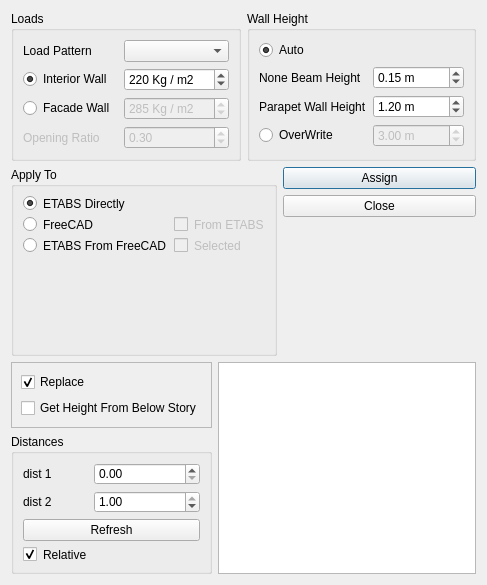
<?xml version="1.0" encoding="UTF-8"?>
<ui version="4.0">
 <class>Dialog</class>
 <widget class="QDialog" name="Dialog">
  <property name="geometry">
   <rect>
    <x>0</x>
    <y>0</y>
    <width>487</width>
    <height>585</height>
   </rect>
  </property>
  <property name="windowTitle">
   <string>Assign Wall Loads on Frames</string>
  </property>
  <property name="windowIcon">
   <iconset>
    <normaloff>:/assigns/images/brick-wall.svg</normaloff>:/assigns/images/brick-wall.svg</iconset>
  </property>
  <property name="styleSheet">
   <string notr="true"/>
  </property>
  <layout class="QVBoxLayout" name="verticalLayout_4">
   <item>
    <layout class="QHBoxLayout" name="horizontalLayout_3">
     <item>
      <widget class="QGroupBox" name="groupBox_4">
       <property name="title">
        <string>Loads</string>
       </property>
       <layout class="QGridLayout" name="gridLayout_3">
        <item row="0" column="0">
         <widget class="QLabel" name="label">
          <property name="text">
           <string>Load Pattern</string>
          </property>
         </widget>
        </item>
        <item row="0" column="1">
         <widget class="QComboBox" name="loadpat"/>
        </item>
        <item row="1" column="0">
         <widget class="QRadioButton" name="interior_wall_radiobutton">
          <property name="text">
           <string>Interior Wall</string>
          </property>
          <property name="checked">
           <bool>true</bool>
          </property>
         </widget>
        </item>
        <item row="1" column="1">
         <widget class="QSpinBox" name="mass">
          <property name="suffix">
           <string> Kg / m2</string>
          </property>
          <property name="minimum">
           <number>1</number>
          </property>
          <property name="maximum">
           <number>10000</number>
          </property>
          <property name="singleStep">
           <number>10</number>
          </property>
          <property name="value">
           <number>220</number>
          </property>
         </widget>
        </item>
        <item row="2" column="0">
         <widget class="QRadioButton" name="facade_wall_radiobutton">
          <property name="text">
           <string>Facade Wall</string>
          </property>
         </widget>
        </item>
        <item row="2" column="1">
         <widget class="QSpinBox" name="facade_wall_mass">
          <property name="enabled">
           <bool>false</bool>
          </property>
          <property name="suffix">
           <string> Kg / m2</string>
          </property>
          <property name="minimum">
           <number>1</number>
          </property>
          <property name="maximum">
           <number>10000</number>
          </property>
          <property name="singleStep">
           <number>10</number>
          </property>
          <property name="value">
           <number>285</number>
          </property>
         </widget>
        </item>
        <item row="3" column="0">
         <widget class="QLabel" name="opening_label">
          <property name="enabled">
           <bool>false</bool>
          </property>
          <property name="text">
           <string>Opening Ratio</string>
          </property>
         </widget>
        </item>
        <item row="3" column="1">
         <widget class="QDoubleSpinBox" name="opening_ratio">
          <property name="enabled">
           <bool>false</bool>
          </property>
          <property name="maximum">
           <double>1.000000000000000</double>
          </property>
          <property name="singleStep">
           <double>0.100000000000000</double>
          </property>
          <property name="value">
           <double>0.300000000000000</double>
          </property>
         </widget>
        </item>
       </layout>
      </widget>
     </item>
     <item>
      <widget class="QGroupBox" name="groupBox">
       <property name="title">
        <string>Wall Height</string>
       </property>
       <layout class="QGridLayout" name="gridLayout">
        <item row="1" column="0">
         <widget class="QLabel" name="none_beam_label">
          <property name="text">
           <string>None Beam Height</string>
          </property>
         </widget>
        </item>
        <item row="2" column="0">
         <widget class="QLabel" name="parapet_wall_height_label">
          <property name="text">
           <string>Parapet Wall Height</string>
          </property>
         </widget>
        </item>
        <item row="0" column="0" colspan="2">
         <widget class="QRadioButton" name="auto_height">
          <property name="text">
           <string>Auto</string>
          </property>
          <property name="checked">
           <bool>true</bool>
          </property>
         </widget>
        </item>
        <item row="2" column="1">
         <widget class="QDoubleSpinBox" name="parapet_wall_height">
          <property name="prefix">
           <string/>
          </property>
          <property name="suffix">
           <string> m</string>
          </property>
          <property name="minimum">
           <double>0.000000000000000</double>
          </property>
          <property name="maximum">
           <double>5.000000000000000</double>
          </property>
          <property name="singleStep">
           <double>0.100000000000000</double>
          </property>
          <property name="value">
           <double>1.200000000000000</double>
          </property>
         </widget>
        </item>
        <item row="1" column="1">
         <widget class="QDoubleSpinBox" name="none_beam_h">
          <property name="prefix">
           <string/>
          </property>
          <property name="suffix">
           <string> m</string>
          </property>
          <property name="minimum">
           <double>0.000000000000000</double>
          </property>
          <property name="maximum">
           <double>1.000000000000000</double>
          </property>
          <property name="singleStep">
           <double>0.100000000000000</double>
          </property>
          <property name="value">
           <double>0.150000000000000</double>
          </property>
         </widget>
        </item>
        <item row="3" column="0">
         <widget class="QRadioButton" name="override_height">
          <property name="text">
           <string>OverWrite</string>
          </property>
          <property name="checked">
           <bool>false</bool>
          </property>
         </widget>
        </item>
        <item row="3" column="1">
         <widget class="QDoubleSpinBox" name="user_height">
          <property name="enabled">
           <bool>false</bool>
          </property>
          <property name="prefix">
           <string/>
          </property>
          <property name="suffix">
           <string> m</string>
          </property>
          <property name="minimum">
           <double>0.100000000000000</double>
          </property>
          <property name="maximum">
           <double>20.000000000000000</double>
          </property>
          <property name="singleStep">
           <double>0.100000000000000</double>
          </property>
          <property name="value">
           <double>3.000000000000000</double>
          </property>
         </widget>
        </item>
       </layout>
      </widget>
     </item>
    </layout>
   </item>
   <item>
    <layout class="QHBoxLayout" name="horizontalLayout_2">
     <item>
      <widget class="QGroupBox" name="apply_to_groupbox">
       <property name="styleSheet">
        <string notr="true">border-color: rgb(0, 0, 0);</string>
       </property>
       <property name="title">
        <string>Apply To</string>
       </property>
       <layout class="QFormLayout" name="formLayout_2">
        <item row="3" column="0">
         <widget class="QRadioButton" name="freecad_button">
          <property name="text">
           <string>FreeCAD</string>
          </property>
          <property name="icon">
           <iconset>
            <normaloff>:/civiltools/images/freecad.svg</normaloff>:/civiltools/images/freecad.svg</iconset>
          </property>
          <property name="iconSize">
           <size>
            <width>20</width>
            <height>20</height>
           </size>
          </property>
          <property name="shortcut">
           <string>Ctrl+S</string>
          </property>
          <property name="checked">
           <bool>false</bool>
          </property>
         </widget>
        </item>
        <item row="3" column="1">
         <widget class="QCheckBox" name="get_from_etabs_draw_on_freecad">
          <property name="enabled">
           <bool>false</bool>
          </property>
          <property name="text">
           <string>From ETABS</string>
          </property>
         </widget>
        </item>
        <item row="0" column="0">
         <widget class="QRadioButton" name="etabs_button">
          <property name="text">
           <string>ETABS Directly</string>
          </property>
          <property name="icon">
           <iconset>
            <normaloff>:/civiltools/images/etabs.png</normaloff>:/civiltools/images/etabs.png</iconset>
          </property>
          <property name="iconSize">
           <size>
            <width>20</width>
            <height>20</height>
           </size>
          </property>
          <property name="shortcut">
           <string>Ctrl+S</string>
          </property>
          <property name="checked">
           <bool>true</bool>
          </property>
         </widget>
        </item>
        <item row="5" column="1">
         <widget class="QCheckBox" name="selected_wall">
          <property name="enabled">
           <bool>false</bool>
          </property>
          <property name="text">
           <string>Selected</string>
          </property>
         </widget>
        </item>
        <item row="5" column="0">
         <widget class="QRadioButton" name="etabs_from_freecad_button">
          <property name="text">
           <string>ETABS From FreeCAD</string>
          </property>
          <property name="icon">
           <iconset>
            <normaloff>:/civiltools/images/etabs.png</normaloff>:/civiltools/images/etabs.png</iconset>
          </property>
          <property name="iconSize">
           <size>
            <width>20</width>
            <height>20</height>
           </size>
          </property>
          <property name="shortcut">
           <string>Ctrl+S</string>
          </property>
         </widget>
        </item>
       </layout>
      </widget>
     </item>
     <item>
      <layout class="QVBoxLayout" name="verticalLayout_3">
       <item>
        <widget class="QPushButton" name="assign_button">
         <property name="mouseTracking">
          <bool>false</bool>
         </property>
         <property name="text">
          <string>Assign</string>
         </property>
         <property name="icon">
          <iconset>
           <normaloff>:/civiltools/images/etabs.png</normaloff>:/civiltools/images/etabs.png</iconset>
         </property>
         <property name="iconSize">
          <size>
           <width>60</width>
           <height>60</height>
          </size>
         </property>
        </widget>
       </item>
       <item>
        <widget class="QPushButton" name="cancel_button">
         <property name="mouseTracking">
          <bool>false</bool>
         </property>
         <property name="text">
          <string>Close</string>
         </property>
         <property name="icon">
          <iconset>
           <normaloff>:/civiltools/images/cancel.svg</normaloff>:/civiltools/images/cancel.svg</iconset>
         </property>
         <property name="iconSize">
          <size>
           <width>60</width>
           <height>60</height>
          </size>
         </property>
        </widget>
       </item>
       <item>
        <spacer name="verticalSpacer">
         <property name="orientation">
          <enum>Qt::Vertical</enum>
         </property>
         <property name="sizeHint" stdset="0">
          <size>
           <width>20</width>
           <height>40</height>
          </size>
         </property>
        </spacer>
       </item>
      </layout>
     </item>
    </layout>
   </item>
   <item>
    <layout class="QHBoxLayout" name="horizontalLayout">
     <item>
      <layout class="QVBoxLayout" name="verticalLayout_2">
       <item>
        <widget class="QFrame" name="frame">
         <property name="frameShape">
          <enum>QFrame::StyledPanel</enum>
         </property>
         <property name="frameShadow">
          <enum>QFrame::Raised</enum>
         </property>
         <layout class="QFormLayout" name="formLayout_3">
          <item row="0" column="0" colspan="2">
           <widget class="QCheckBox" name="replace">
            <property name="text">
             <string>Replace</string>
            </property>
            <property name="checked">
             <bool>true</bool>
            </property>
           </widget>
          </item>
          <item row="1" column="0" colspan="2">
           <widget class="QCheckBox" name="height_from_below">
            <property name="text">
             <string>Get Height From Below Story</string>
            </property>
            <property name="checked">
             <bool>false</bool>
            </property>
           </widget>
          </item>
         </layout>
        </widget>
       </item>
       <item>
        <widget class="QGroupBox" name="groupBox_2">
         <property name="styleSheet">
          <string notr="true">border-color: rgb(0, 0, 0);</string>
         </property>
         <property name="title">
          <string>Distances</string>
         </property>
         <property name="flat">
          <bool>false</bool>
         </property>
         <property name="checkable">
          <bool>false</bool>
         </property>
         <property name="checked">
          <bool>false</bool>
         </property>
         <layout class="QFormLayout" name="formLayout">
          <item row="0" column="0">
           <widget class="QLabel" name="label_3">
            <property name="text">
             <string>dist 1</string>
            </property>
           </widget>
          </item>
          <item row="0" column="1">
           <widget class="QDoubleSpinBox" name="dist1">
            <property name="maximum">
             <double>1.000000000000000</double>
            </property>
           </widget>
          </item>
          <item row="1" column="0">
           <widget class="QLabel" name="label_4">
            <property name="text">
             <string>dist 2</string>
            </property>
           </widget>
          </item>
          <item row="1" column="1">
           <widget class="QDoubleSpinBox" name="dist2">
            <property name="maximum">
             <double>1.000000000000000</double>
            </property>
            <property name="value">
             <double>1.000000000000000</double>
            </property>
           </widget>
          </item>
          <item row="3" column="0">
           <widget class="QCheckBox" name="relative">
            <property name="text">
             <string>Relative</string>
            </property>
            <property name="checked">
             <bool>true</bool>
            </property>
           </widget>
          </item>
          <item row="3" column="1">
           <widget class="QLabel" name="label_5">
            <property name="maximumSize">
             <size>
              <width>30</width>
              <height>30</height>
             </size>
            </property>
            <property name="toolTip">
             <string>&lt;img src=&quot;:/civiltools/images/wall_load.svg&quot;&gt;</string>
            </property>
            <property name="text">
             <string/>
            </property>
            <property name="pixmap">
             <pixmap resource="../../civiltools.qrc">:/civiltools/images/wall_load.svg</pixmap>
            </property>
            <property name="scaledContents">
             <bool>true</bool>
            </property>
           </widget>
          </item>
          <item row="2" column="0" colspan="2">
           <widget class="QPushButton" name="refresh_button">
            <property name="text">
             <string>Refresh</string>
            </property>
            <property name="icon">
             <iconset>
              <normaloff>:/civiltools/images/refresh.svg</normaloff>:/civiltools/images/refresh.svg</iconset>
            </property>
            <property name="iconSize">
             <size>
              <width>20</width>
              <height>20</height>
             </size>
            </property>
           </widget>
          </item>
         </layout>
        </widget>
       </item>
      </layout>
     </item>
     <item>
      <layout class="QVBoxLayout" name="verticalLayout">
       <item>
        <widget class="QListWidget" name="stories">
         <property name="selectionMode">
          <enum>QAbstractItemView::MultiSelection</enum>
         </property>
        </widget>
       </item>
      </layout>
     </item>
    </layout>
   </item>
  </layout>
 </widget>
 <connections/>
</ui>
